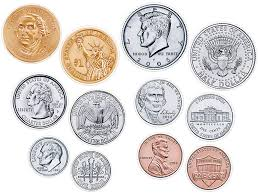
#> input picture coins.jpg, 259 x 194 px
$ python '7-8)histogram_with_mask.py' --image coins.jpg
#> lines starting #> are read from the running program, lines starting #| are printed output that depends on the picture; after the words box and inside, x2 and y2 are one past the last pixel; in counts of white or black regions, pixels touching at a corner belong together
from matplotlib import pyplot as plt                                              #matplotlib- 파이썬에서 Matlab과 유사한 그래프 표시를 가능케 하는 라이브러리 / pyplot API - Matlab처럼 커맨드방식 API
import numpy as np                                                                #numpy - 벡터, 행렬 연산 지원하는 라이브러리
import argparse                                                                   #아규먼트 입력을 위한 argparse
import cv2                                                                        #Open CV2

def plot_histogram(image, title, mask = None):                                    #사용자함수 생성
    chans = cv2.split(image)                                                      #이미지 색채널 분할
    colors = ("b", "g", "r")                                                      #튜플 colors에 ("b", "g", "r") 저장
    plt.figure()                                                                  #그래프 그릴 창인 figure생성 / plt.figure(figsize=(9,9))처럼 최초 창의 크기설정도 가능
    plt.title(title)                                                              #그래프 title 설정
    plt.xlabel("Bins")                                                            #그래프 x축 label 설정
    plt.ylabel("# of Pixels")                                                     #그래프 y축 label 설정

    for (chan, color) in zip(chans, colors):                                      #zip() - 동일한 개수로 이루어진 자료형을 묶어 주는 역할을 하는 함수
        hist = cv2.calcHist([chan], [0], mask, [256], [0, 256])                   #
        plt.plot(hist, color = color)                                             #hist값 그래프 그리기 / 각 color별
        plt.xlim([0, 256])                                                        #x축의 최소값, 최대값 설정

#########################################################################7-9
ap = argparse.ArgumentParser()                                                    #아규먼트 받기위한 ap생성
ap.add_argument("-i", "--image", required = True, help = "Path to the image")     #입력 받으려는 인자의 조건 설정 ("호출 명령어", required(필수입력사항인가?), default(디폴트값), help(힌트))
args = vars(ap.parse_args())                                                      #딕셔너리 {'image' : '사진경로'} args변수에 저장

image = cv2.imread(args["image"])                                                 #args변수의 image에 대응하는 사진경로 불러와서 image 변수에 이미지 저장
#> image is the input picture: shape (194, 259, 3); mean B, G, R 211.3, 215, 221.4
cv2.imshow("Original", image)                                                     #Original 이름으로 image이미지 출력
plot_histogram(image, "Histogram for Original Image")                             #image 이미지로 "Histogram for Original Image" 타이틀의 히스토그램 생성
#> the loop in plot_histogram, `for (chan, color) in zip(chans, colors):` made 3 passes
#> color on passes 1 to 3: 'b', 'g', 'r'
cv2.waitKey(0)                                                                    #키 입력이 있을때 까지 대기

#########################################################################7-10
mask = np.zeros(image.shape[:2], dtype = "uint8")                                 #image크기의 행렬 0으로 초기화
cv2.rectangle(mask, (15, 15), (130, 100), 255, -1)                                #사각형 그리기(사각형 그릴 이미지,시작점 좌표,종료점 좌표,색상,선 굵기(-1:채워진도형))
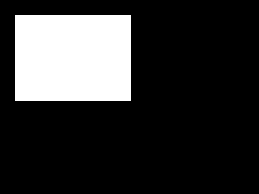
#> mask: shape (194, 259); 19.9% white; 1 white region, box (x1, y1, x2, y2) and area: (15, 15, 131, 101) 9976
cv2.imshow("Mask", mask)                                                          #Mask 이름으로 mask이미지 출력
cv2.waitKey(0)                                                                    #키 입력이 있을때 까지 대기

masked = cv2.bitwise_and(image, image, mask = mask)                               #mask 이미지의 흰색 좌표 영역만 image출력, 나머지는 검은색 (이미지, 이미지[, 결과파일][, 적용 영역 지정])
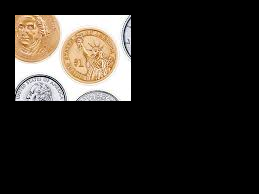
#> masked: shape (194, 259, 3); mean B, G, R 36, 40.4, 44.3
cv2.imshow("Applying the Mask", masked)                                           #Applying the Mask 이름으로 masked이미지 출력
cv2.waitKey(0)                                                                    #키 입력이 있을때 까지 대기

#########################################################################7-11
plot_histogram(image, "Histogram for Masked Image", mask = mask)                  #image 이미지에 mask로 마스크처리한 이미지로 "Histogram for Masked Image" 타이틀의 히스토그램 생성
#> the loop in plot_histogram (call 2), `for (chan, color) in zip(chans, colors):` made 3 passes
plt.show()                                                                        #생성된 모든 figure 출력
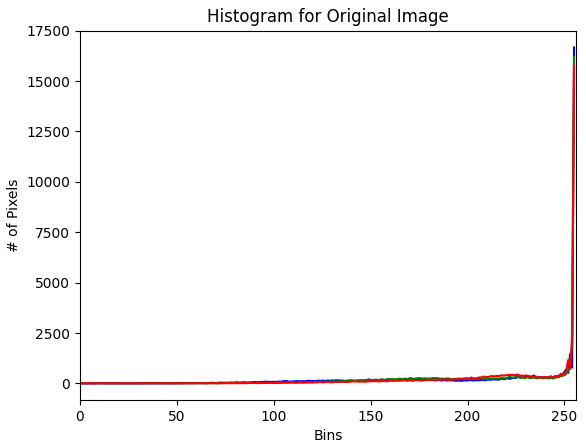
#> figure drawn by matplotlib, 1 panel; curve peaks at x = 255, y = 16670; curve peaks at x = 255, y = 16193; curve peaks at x = 255, y = 15770
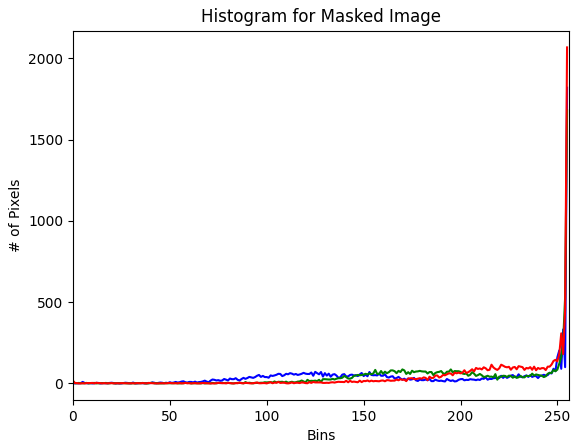
#> figure drawn by matplotlib, 1 panel; curve peaks at x = 255, y = 1819; curve peaks at x = 255, y = 1679; curve peaks at x = 255, y = 2067

$ run again, on trex.PNG
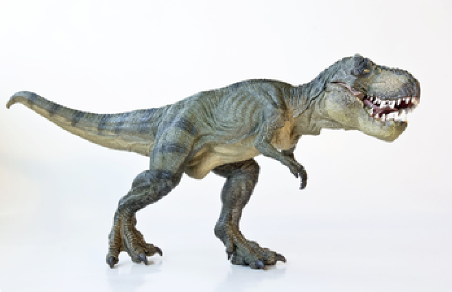
#> input picture trex.PNG, 452 x 292 px
#> image is the input picture: shape (292, 452, 3); mean B, G, R 215.8, 216.3, 214.8
#> the loop in plot_histogram, `for (chan, color) in zip(chans, colors):` made 3 passes
#> color on passes 1 to 3: 'b', 'g', 'r'
#> `cv2.rectangle(mask, (15, 15), (130, 100), 255, -1)`:
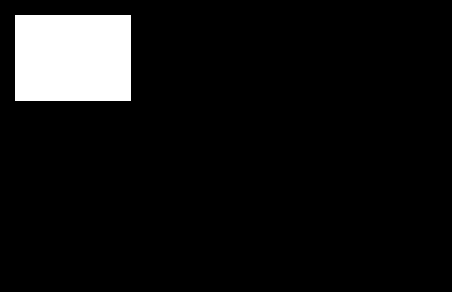
#> mask: shape (292, 452); 7.6% white; 1 white region, box (x1, y1, x2, y2) and area: (15, 15, 131, 101) 9976
#> the loop in plot_histogram (call 2), `for (chan, color) in zip(chans, colors):` made 3 passes
#> `plt.show()`:
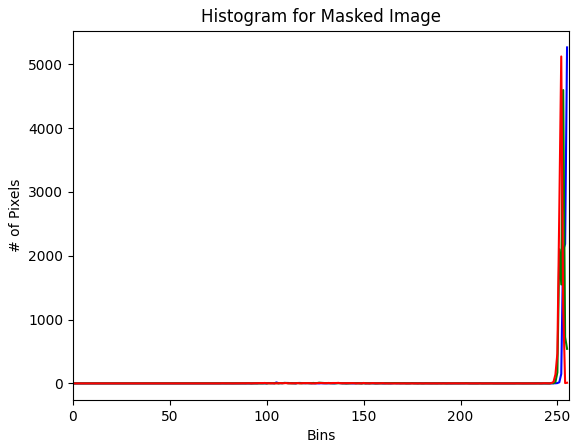
#> figure drawn by matplotlib, 1 panel; curve peaks at x = 255, y = 5263; curve peaks at x = 253, y = 4595; curve peaks at x = 252, y = 5121
